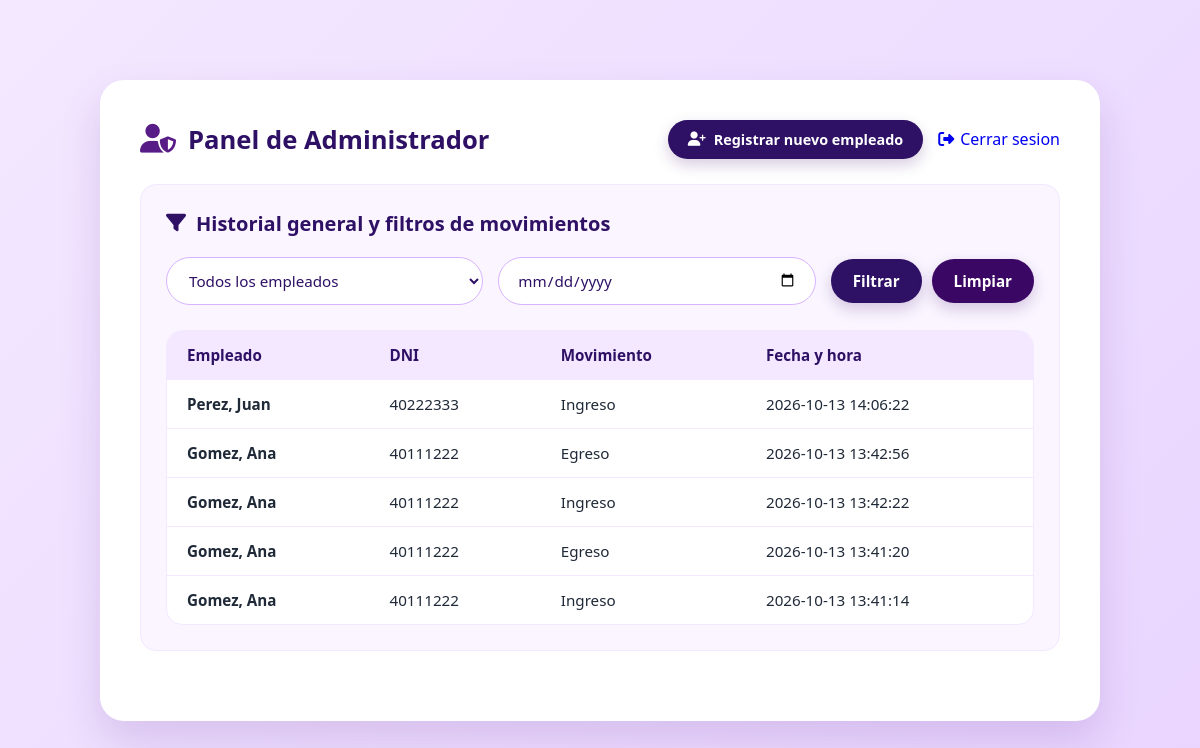
Before: /admin_panel.php (signed in) with the older database file.
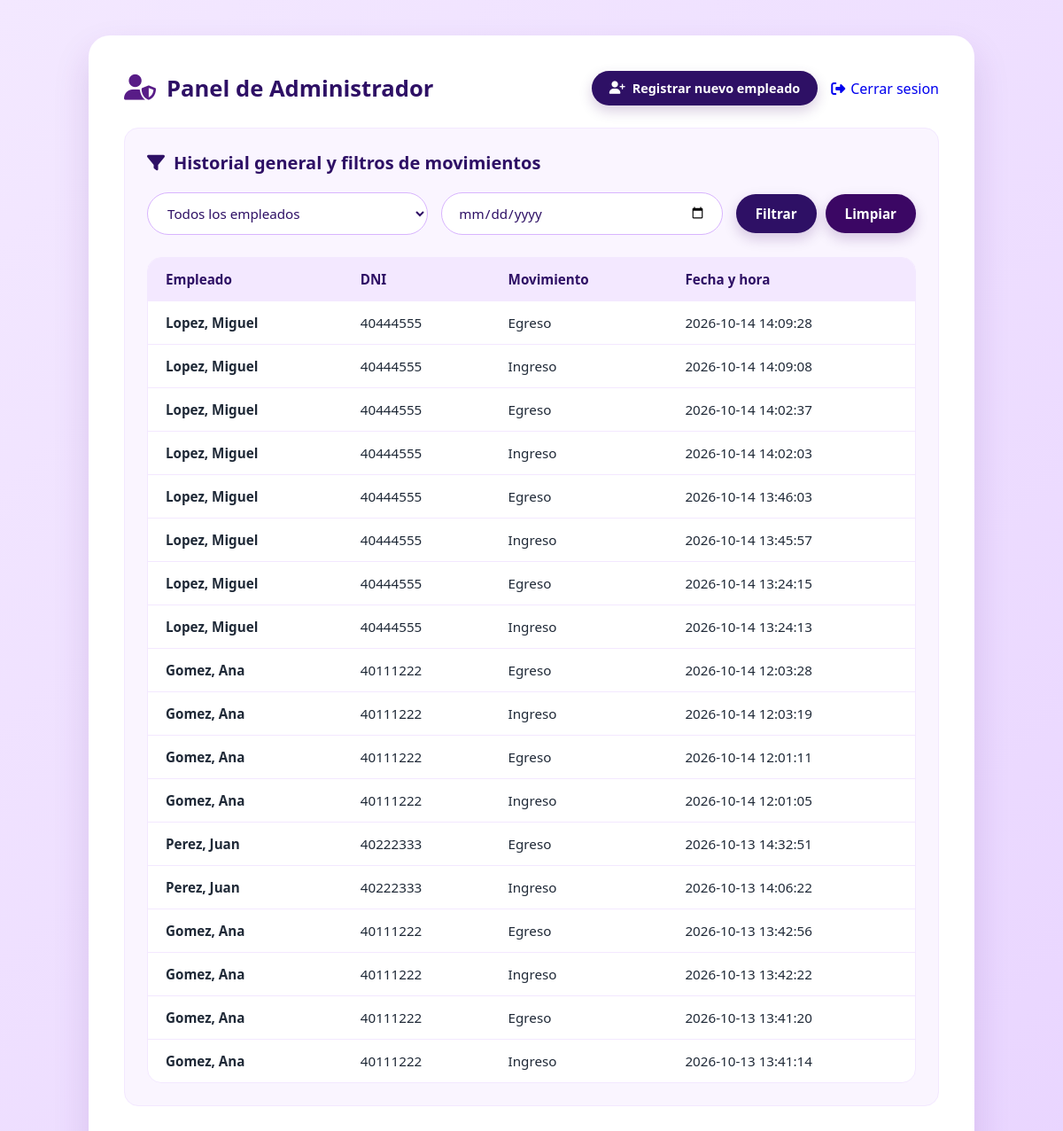
After: the same page with the newer database file.
### tables this page shows
CREATE TABLE `movimientos` (
  `id` int(11) NOT NULL,
  `empleado_id` int(11) NOT NULL,
  `tipo` enum('ingreso','egreso') NOT NULL,
  `fecha_hora` datetime NOT NULL DEFAULT current_timestamp()
);

CREATE TABLE `empleados` (
  `id` int(11) NOT NULL,
  `dni` varchar(15) NOT NULL,
  `clave` varchar(255) NOT NULL,
  `nombre` varchar(100) NOT NULL,
  `apellido` varchar(100) NOT NULL,
  `activo` tinyint(1) NOT NULL DEFAULT 1
);

### admin_panel.php (the view, shortened to what this page needs)
<?php
require_once "config.php";
$filtro_fecha = isset($_GET["fecha"]) ? $_GET["fecha"] : "";
$sql_movimientos = "SELECT m.id, m.tipo, m.fecha_hora, e.nombre, e.apellido, e.dni
                    FROM movimientos m
                    INNER JOIN empleados e ON m.empleado_id = e.id
                    WHERE 1=1";
$sql_movimientos .= " ORDER BY m.fecha_hora DESC, m.id DESC";
$stmt_mov = $conexion->prepare($sql_movimientos);
$stmt_mov->execute();
$resultado_movimientos = $stmt_mov->get_result();
?>
<!DOCTYPE html>
<html lang="es">
<head>
    <link rel="stylesheet" href="https://cdnjs.cloudflare.com/ajax/libs/font-awesome/6.4.0/css/all.min.css">
    <link rel="stylesheet" href="css/estilo.css">
</head>
<body class="panel-body">
    <div class="admin-main-container">
        <header class="panel-header" style="display: flex; justify-content: space-between; align-items: center; flex-wrap: wrap; gap: 20px; margin-bottom: 25px;">
            <div class="panel-logo-title" style="display: flex; align-items: center; gap: 12px;">
                <i class="fa-solid fa-user-shield" style="font-size: 1.8rem; color: #581c87;"></i>
                <h1 style="font-size: 1.6rem; color: #2e1065; margin: 0;">Panel de Administrador</h1>
            </div>
            <div style="display: flex; align-items: center; gap: 15px; flex-wrap: wrap;">
                <a href="registrar_empleado.php" class="btn-action btn-ingreso" style="text-decoration: none; padding: 10px 20px; border-radius: 20px; font-size: 0.9rem; display: inline-flex; align-items: center; gap: 8px;">
                    <i class="fa-solid fa-user-plus"></i> Registrar nuevo empleado
                </a>
                <a href="index.php" class="btn-index" style="text-decoration: none; display: inline-flex; align-items: center; gap: 6px;">
                    <i class="fa-solid fa-right-from-bracket"></i> Cerrar sesion</a>
            </div>
        </header>
        <div class="admin-card-section">
            <div class="section-title-box">
                <h3><i class="fa-solid fa-filter"></i> Historial general y filtros de movimientos</h3>
            </div>
            <form method="GET" action="admin_panel.php" class="admin-filters-form">
                <div class="filter-group">
                    <select name="empleado_id" class="admin-select">
                        <option value="">Todos los empleados</option>
                    </select>
                </div>
                <div class="filter-group">
                    <input type="date" name="fecha" value="<?php echo htmlspecialchars($filtro_fecha); ?>" class="admin-date">
                </div>
                <div class="filter-buttons">
                    <button type="submit" class="btn-action btn-ingreso">Filtrar</button>
                    <a href="admin_panel.php" class="btn-action btn-egreso" style="text-decoration: none; display: inline-flex; align-items: center; justify-content: center;">Limpiar</a>
                </div>
            </form>
            <?php if ($resultado_movimientos->num_rows > 0): ?>
            <div class="table-responsive">
                <table class="content-table">
                    <thead>
                        <tr>
                            <th>Empleado</th>
                            <th>DNI</th>
                            <th>Movimiento</th>
                            <th>Fecha y hora</th>
                        </tr>
                    </thead>
                    <tbody>
                        <?php while ($mov = $resultado_movimientos->fetch_assoc()): ?>
                            <tr>
                                <td><strong><?php echo htmlspecialchars($mov["apellido"] . ", " . $mov["nombre"]); ?></strong></td>
                                <td><?php echo htmlspecialchars($mov["dni"]); ?></td>
                                <td>
                                    <?php
                                        $tipoTexto = $mov["tipo"];
                                        $claseBadge = (strtolower($tipoTexto) === 'ingreso') ? 'ingreso' : 'egreso';
                                    ?>
                                    <span class="badge <?php echo $claseBadge; ?>">
                                        <?php echo htmlspecialchars(ucfirst($tipoTexto)); ?>
                                    </span>
                                </td>
                                <td><?php echo htmlspecialchars($mov["fecha_hora"]); ?></td>
                            </tr>
                        <?php endwhile; ?>
                    </tbody>
                </table>
            </div>
            <?php else: ?>
                <p class="no-records">No se encontraron movimientos con los filtros seleccionados.</p>
            <?php endif; ?>
        </div>
    </div>
</body>
</html>

### css/estilo.css (style rules this page uses)
* { box-sizing: border-box; margin: 0; padding: 0; font-family: 'Segoe UI', Tahoma, Geneva, Verdana, sans-serif; }
body, .index-body, .panel-body { background: linear-gradient(135deg, #f3e8ff 0%, #e9d5ff 100%); min-height: 100vh; display: flex; justify-content: center; align-items: center; padding: 20px; }
.panel-logo-title { display: flex; align-items: center; gap: 15px; }
.panel-logo-title i { font-size: 2.2rem; color: #3b0764; }
.panel-logo-title h1 { color: #2e1065; font-size: 1.8rem; font-weight: 700; }
.btn-action-custom, .btn-action { padding: 14px 28px; border-radius: 30px; border: none; font-weight: 600; font-size: 0.95rem; cursor: pointer; transition: all 0.3s ease; box-shadow: 0 6px 15px rgba(59, 7, 100, 0.2); }
.btn-ingreso { background: #2e1065; color: #ffffff; }
.btn-egreso { background: #3b0764; color: #ffffff; }
.admin-main-container { width: 100%; max-width: 1000px; background: #ffffff; border-radius: 24px; box-shadow: 0 20px 40px rgba(88, 28, 135, 0.15); padding: 40px; margin: 20px 0; }
.admin-card-section { background-color: #faf5ff; border: 1px solid #f3e8ff; border-radius: 16px; padding: 25px; margin-bottom: 30px; }
.section-title-box { margin-bottom: 20px; }
.section-title-box h3 { color: #2e1065; font-size: 1.25rem; margin-bottom: 5px; display: flex; align-items: center; gap: 10px; }
.admin-filters-form { display: flex; gap: 15px; flex-wrap: wrap; align-items: center; margin-bottom: 25px; }
.filter-group { flex: 1; min-width: 200px; }
.admin-select, .admin-date { width: 100%; padding: 12px 18px; border-radius: 30px; border: 1px solid #d8b4fe; background: #ffffff; color: #2e1065; font-size: 0.95rem; outline: none; }
.filter-buttons { display: flex; gap: 10px; }
.filter-buttons .btn-action { padding: 12px 22px; }
.table-responsive { overflow-x: auto; }
.content-table { width: 100%; border-collapse: separate; border-spacing: 0; background: #ffffff; border-radius: 16px; overflow: hidden; border: 1px solid #f3e8ff; }
.content-table th { background-color: #f3e8ff; color: #2e1065; text-align: left; padding: 14px 20px; font-size: 0.95rem; font-weight: 600; }
.content-table td { padding: 14px 20px; border-top: 1px solid #f3e8ff; color: #1f2937; font-size: 0.95rem; }

Changed rows visible on the page:
added movimientos: empleado.nombre "Lopez, Miguel", empleado.dni "40444555", tipo "Egreso", fecha_hora "2026-10-14 14:09:28"
added movimientos: empleado.nombre "Lopez, Miguel", empleado.dni "40444555", tipo "Ingreso", fecha_hora "2026-10-14 14:09:08"
added movimientos: empleado.nombre "Lopez, Miguel", empleado.dni "40444555", tipo "Egreso", fecha_hora "2026-10-14 14:02:37"
added movimientos: empleado.nombre "Lopez, Miguel", empleado.dni "40444555", tipo "Ingreso", fecha_hora "2026-10-14 14:02:03"
added movimientos: empleado.nombre "Lopez, Miguel", empleado.dni "40444555", tipo "Egreso", fecha_hora "2026-10-14 13:46:03"
added movimientos: empleado.nombre "Lopez, Miguel", empleado.dni "40444555", tipo "Ingreso", fecha_hora "2026-10-14 13:45:57"
added movimientos: empleado.nombre "Lopez, Miguel", empleado.dni "40444555", tipo "Egreso", fecha_hora "2026-10-14 13:24:15"
added movimientos: empleado.nombre "Lopez, Miguel", empleado.dni "40444555", tipo "Ingreso", fecha_hora "2026-10-14 13:24:13"
added movimientos: empleado.nombre "Gomez, Ana", empleado.dni "40111222", tipo "Egreso", fecha_hora "2026-10-14 12:03:28"
added movimientos: empleado.nombre "Gomez, Ana", empleado.dni "40111222", tipo "Ingreso", fecha_hora "2026-10-14 12:03:19"
added movimientos: empleado.nombre "Gomez, Ana", empleado.dni "40111222", tipo "Egreso", fecha_hora "2026-10-14 12:01:11"
added movimientos: empleado.nombre "Gomez, Ana", empleado.dni "40111222", tipo "Ingreso", fecha_hora "2026-10-14 12:01:05"
added movimientos: empleado.nombre "Perez, Juan", empleado.dni "40222333", tipo "Egreso", fecha_hora "2026-10-13 14:32:51"
